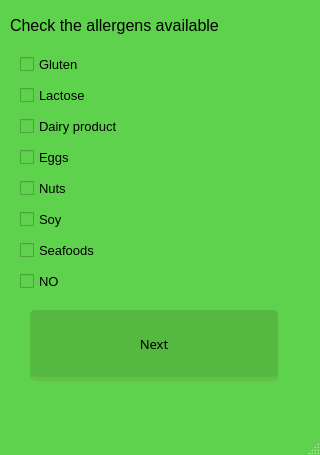
<?xml version="1.0" encoding="UTF-8"?>
<ui version="4.0">
 <class>MainWindow</class>
 <widget class="QMainWindow" name="MainWindow">
  <property name="geometry">
   <rect>
    <x>0</x>
    <y>0</y>
    <width>320</width>
    <height>455</height>
   </rect>
  </property>
  <property name="palette">
   <palette>
    <active>
     <colorrole role="Base">
      <brush brushstyle="SolidPattern">
       <color alpha="255">
        <red>94</red>
        <green>210</green>
        <blue>76</blue>
       </color>
      </brush>
     </colorrole>
     <colorrole role="Window">
      <brush brushstyle="SolidPattern">
       <color alpha="255">
        <red>94</red>
        <green>210</green>
        <blue>76</blue>
       </color>
      </brush>
     </colorrole>
    </active>
    <inactive>
     <colorrole role="Base">
      <brush brushstyle="SolidPattern">
       <color alpha="255">
        <red>94</red>
        <green>210</green>
        <blue>76</blue>
       </color>
      </brush>
     </colorrole>
     <colorrole role="Window">
      <brush brushstyle="SolidPattern">
       <color alpha="255">
        <red>94</red>
        <green>210</green>
        <blue>76</blue>
       </color>
      </brush>
     </colorrole>
    </inactive>
    <disabled>
     <colorrole role="Base">
      <brush brushstyle="SolidPattern">
       <color alpha="255">
        <red>94</red>
        <green>210</green>
        <blue>76</blue>
       </color>
      </brush>
     </colorrole>
     <colorrole role="Window">
      <brush brushstyle="SolidPattern">
       <color alpha="255">
        <red>94</red>
        <green>210</green>
        <blue>76</blue>
       </color>
      </brush>
     </colorrole>
    </disabled>
   </palette>
  </property>
  <property name="windowTitle">
   <string>MainWindow</string>
  </property>
  <widget class="QWidget" name="centralwidget">
   <widget class="QLabel" name="label">
    <property name="geometry">
     <rect>
      <x>10</x>
      <y>0</y>
      <width>261</width>
      <height>51</height>
     </rect>
    </property>
    <property name="font">
     <font>
      <pointsize>12</pointsize>
     </font>
    </property>
    <property name="text">
     <string>Check the allergens available</string>
    </property>
   </widget>
   <widget class="QWidget" name="verticalLayoutWidget">
    <property name="geometry">
     <rect>
      <x>20</x>
      <y>50</y>
      <width>168</width>
      <height>251</height>
     </rect>
    </property>
    <layout class="QVBoxLayout" name="verticalLayout">
     <item>
      <widget class="QCheckBox" name="gluten">
       <property name="font">
        <font>
         <pointsize>10</pointsize>
        </font>
       </property>
       <property name="text">
        <string>Gluten</string>
       </property>
      </widget>
     </item>
     <item>
      <widget class="QCheckBox" name="lactose">
       <property name="font">
        <font>
         <pointsize>10</pointsize>
        </font>
       </property>
       <property name="text">
        <string>Lactose</string>
       </property>
      </widget>
     </item>
     <item>
      <widget class="QCheckBox" name="dairy">
       <property name="font">
        <font>
         <pointsize>10</pointsize>
        </font>
       </property>
       <property name="text">
        <string>Dairy product</string>
       </property>
      </widget>
     </item>
     <item>
      <widget class="QCheckBox" name="eggs">
       <property name="font">
        <font>
         <pointsize>10</pointsize>
        </font>
       </property>
       <property name="text">
        <string>Eggs</string>
       </property>
      </widget>
     </item>
     <item>
      <widget class="QCheckBox" name="checkBox">
       <property name="font">
        <font>
         <pointsize>10</pointsize>
        </font>
       </property>
       <property name="text">
        <string>Nuts</string>
       </property>
      </widget>
     </item>
     <item>
      <widget class="QCheckBox" name="soy">
       <property name="font">
        <font>
         <pointsize>10</pointsize>
        </font>
       </property>
       <property name="text">
        <string>Soy</string>
       </property>
      </widget>
     </item>
     <item>
      <widget class="QCheckBox" name="seafoods">
       <property name="font">
        <font>
         <pointsize>10</pointsize>
        </font>
       </property>
       <property name="text">
        <string>Seafoods</string>
       </property>
      </widget>
     </item>
     <item>
      <widget class="QCheckBox" name="no">
       <property name="font">
        <font>
         <pointsize>10</pointsize>
        </font>
       </property>
       <property name="text">
        <string>NO</string>
       </property>
      </widget>
     </item>
    </layout>
   </widget>
   <widget class="QPushButton" name="next_button">
    <property name="geometry">
     <rect>
      <x>30</x>
      <y>310</y>
      <width>251</width>
      <height>71</height>
     </rect>
    </property>
    <property name="font">
     <font>
      <family>Roboto Slab</family>
      <pointsize>10</pointsize>
     </font>
    </property>
    <property name="styleSheet">
     <string notr="true">float:right;
margin-right: 3%;
margin top: 5px;
border-radius:5px;
-moz-border-radius:5px;
webkit-border-radius:5px;
padding:5px 9px;
font-size: 1.2em;
background-color:rgba(85, 184, 65,1);
text-shadow: #454545 0 0 2px;
border-bottom: 4px solid rgba(98, 193, 71, 1);
color:black;
font-family: 'Roboto Slab', senif;</string>
    </property>
    <property name="text">
     <string>Next</string>
    </property>
   </widget>
  </widget>
  <widget class="QMenuBar" name="menubar">
   <property name="geometry">
    <rect>
     <x>0</x>
     <y>0</y>
     <width>320</width>
     <height>26</height>
    </rect>
   </property>
  </widget>
  <widget class="QStatusBar" name="statusbar"/>
 </widget>
 <resources/>
 <connections/>
</ui>
